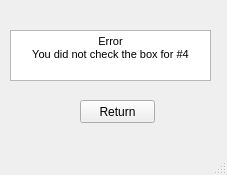
<?xml version="1.0" encoding="UTF-8"?>
<ui version="4.0">
 <class>MainWindow</class>
 <widget class="QMainWindow" name="MainWindow">
  <property name="geometry">
   <rect>
    <x>0</x>
    <y>0</y>
    <width>227</width>
    <height>175</height>
   </rect>
  </property>
  <property name="windowTitle">
   <string>MainWindow</string>
  </property>
  <widget class="QWidget" name="centralwidget">
   <widget class="QTextBrowser" name="textBrowser">
    <property name="geometry">
     <rect>
      <x>10</x>
      <y>30</y>
      <width>201</width>
      <height>51</height>
     </rect>
    </property>
    <property name="html">
     <string>&lt;!DOCTYPE HTML PUBLIC &quot;-//W3C//DTD HTML 4.0//EN&quot; &quot;http://www.w3.org/TR/REC-html40/strict.dtd&quot;&gt;
&lt;html&gt;&lt;head&gt;&lt;meta name=&quot;qrichtext&quot; content=&quot;1&quot; /&gt;&lt;style type=&quot;text/css&quot;&gt;
p, li { white-space: pre-wrap; }
&lt;/style&gt;&lt;/head&gt;&lt;body style=&quot; font-family:'MS Shell Dlg 2'; font-size:8.25pt; font-weight:400; font-style:normal;&quot;&gt;
&lt;p align=&quot;center&quot; style=&quot; margin-top:0px; margin-bottom:0px; margin-left:0px; margin-right:0px; -qt-block-indent:0; text-indent:0px;&quot;&gt;Error&lt;/p&gt;
&lt;p align=&quot;center&quot; style=&quot; margin-top:0px; margin-bottom:0px; margin-left:0px; margin-right:0px; -qt-block-indent:0; text-indent:0px;&quot;&gt;You did not check the box for #4&lt;/p&gt;&lt;/body&gt;&lt;/html&gt;</string>
    </property>
   </widget>
   <widget class="QPushButton" name="ReturnButton">
    <property name="geometry">
     <rect>
      <x>80</x>
      <y>100</y>
      <width>75</width>
      <height>23</height>
     </rect>
    </property>
    <property name="text">
     <string>Return</string>
    </property>
   </widget>
  </widget>
  <widget class="QMenuBar" name="menubar">
   <property name="geometry">
    <rect>
     <x>0</x>
     <y>0</y>
     <width>227</width>
     <height>21</height>
    </rect>
   </property>
  </widget>
  <widget class="QStatusBar" name="statusbar"/>
 </widget>
 <resources/>
 <connections/>
</ui>
